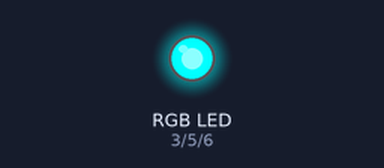
The sketch below on a simulated Arduino Uno, built with avr-gcc and run on an emulated ATmega328P. Shown: an RGB LED mixed from three pins (HIGH = lit).

Above: at 0.05 s.
At 2.05 s:
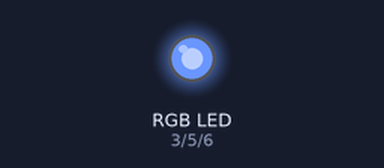
At 3.05 s:
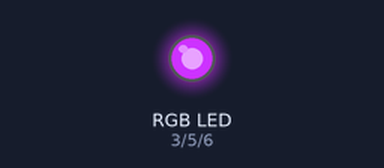
At 4.1 s:
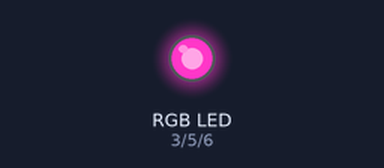
At 6.1 s:
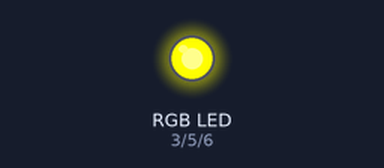
At 8.15 s:
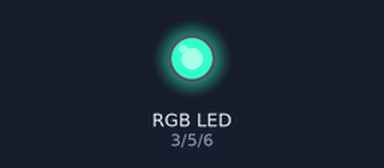
Timing chart, 0 to 11.3 s (numbered marks = the images above):
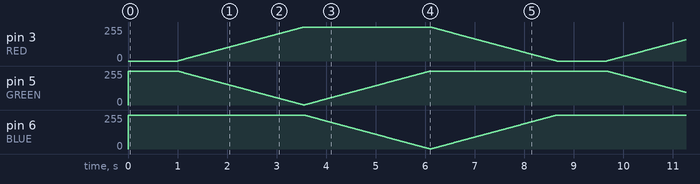

The sketch:

RGB_LED.ino
```cpp
//by Simon Monk
//www.elegoo.com
//2016.06.13

// Define Pins
#define RED 3
#define GREEN 5
#define BLUE 6

#define delayTime 10 // fading time between colors


void setup()
{
pinMode(RED, OUTPUT);
pinMode(GREEN, OUTPUT);
pinMode(BLUE, OUTPUT);
digitalWrite(RED, HIGH);
digitalWrite(GREEN, HIGH);
digitalWrite(BLUE, HIGH);
}

// define variables
int redValue;
int greenValue;
int blueValue;


// main loop
void loop()
{
  redValue = 255; // choose a value between 1 and 255 to change the color.
  greenValue = 0;
  blueValue = 0;

  analogWrite(RED, 0);
  delay(1000);

   for(int i = 0; i < 255; i += 1) // fades out red bring green full when i=255
  {
    redValue -= 1;
    greenValue += 1;
    analogWrite(RED, 255 - redValue);
    analogWrite(GREEN, 255 - greenValue);
    delay(delayTime);
  }

  redValue = 0;
  greenValue = 255;
  blueValue = 0;

  for(int i = 0; i < 255; i += 1)  // fades out green bring blue full when i=255
  {
    greenValue -= 1;
    blueValue += 1;
    analogWrite(GREEN, 255 - greenValue);
    analogWrite(BLUE, 255 - blueValue);
    delay(delayTime);
  }

  redValue = 0;
  greenValue = 0;
  blueValue = 255;


  for(int i = 0; i < 255; i += 1)  // fades out blue bring red full when i=255
  {
  redValue += 1;
  blueValue -= 1;
  analogWrite(RED, 255 - redValue);
  analogWrite(BLUE, 255 - blueValue);
  delay(delayTime);
  }
}
```
